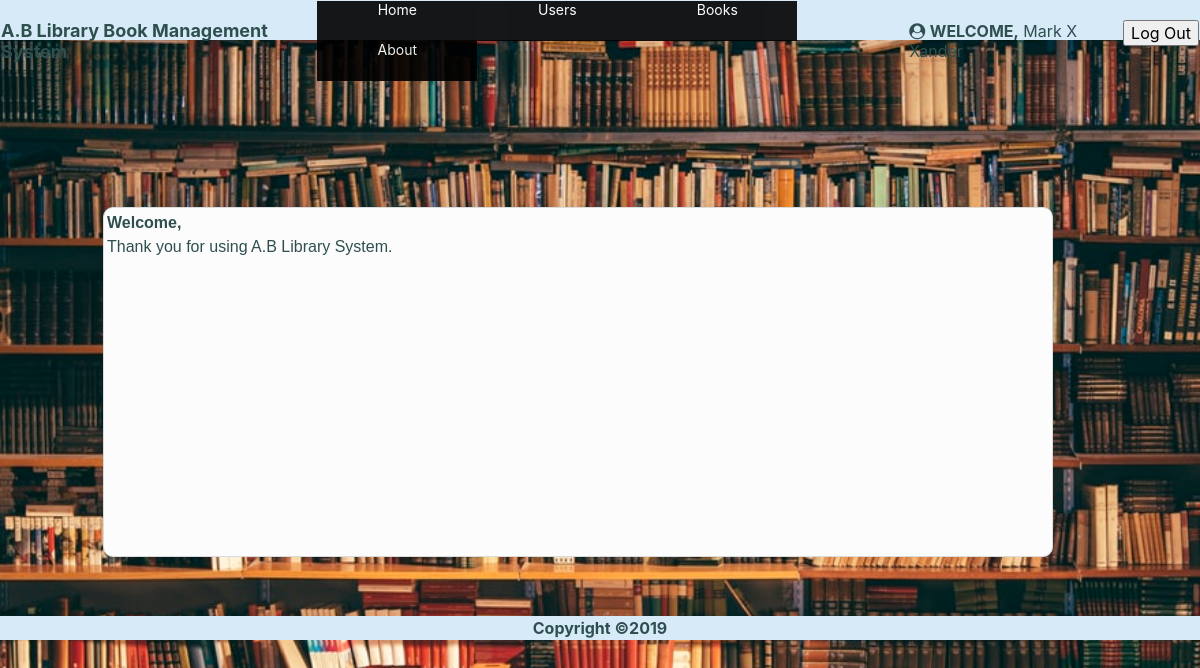
/Home2.php (signed in), run on the app's committed database.
### tables this page shows
CREATE TABLE `librarian` (
  `count` int(11) NOT NULL,
  `id` varchar(12) NOT NULL,
  `fname` varchar(55) NOT NULL,
  `mname` varchar(55) NOT NULL,
  `lname` varchar(55) NOT NULL,
  `email` varchar(55) NOT NULL,
  `address` varchar(100) NOT NULL,
  `department` varchar(55) NOT NULL,
  `pass` varchar(12) NOT NULL,
  `conpass` varchar(12) NOT NULL,
  `admin` varchar(4) NOT NULL
);

### Session2.php (the view, shortened to what this page needs)
<html>
<div class="webtop">
<table style="width:100%; color:darkslategrey;">
    <tr>
<td><b style="font-size:18px;color:darkslategrey;">A.B Library Book Management System</b></td>
     <td>
        <ul>
          <li><a href="Home2.php">Home</a></li>
            <li><a>Users</a>
        </li>
            <li>
            <a>Books</a>
        </li>
            <li><a href="">About</a>
        </ul>
        </td>
     <td><i style="color:darkslategrey;" class="fa fa-user-circle" aria-hidden="true"></i><?php
     $sql="select * from librarian where id='".$_SESSION['user']."'";
        $records=mysql_query($sql);
   while($info=mysql_fetch_assoc($records))
   {
        echo " "."<b>WELCOME,</b>"." ".$info['fname']."";
        echo " "."<b></b>"." ".$info['mname']."";
        echo " "."<b></b>"." ".$info['lname']."";
    }
    ?>
    </td>
        <td>
    <form action="Login.php" method="POST">
        <input type=submit name="logout" value="Log Out">
    </form>
    </td>
     </table>
</div>
   </html>

### data on the page
librarian: fname "Mark", mname "X", lname "Xander"
